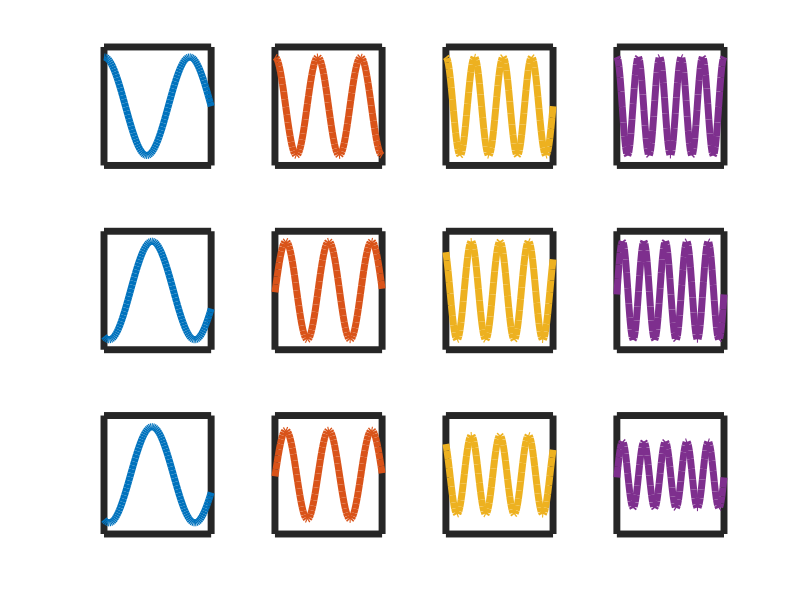

The MATLAB source for this figure:
clc
close all
clear all

sz = 4;
y_lim = [-1.2 1.2];
l_weigth = 5;
l_weigth_2 = 5;

kPoints = linspace(pi/sz,pi,sz);
xPoints = linspace(0,10,100);
randField = zeros(numel(xPoints, 1));
phi_hat = 2*pi*rand(1, sz);
Sk = exp(-kPoints.^2/(4*pi));

%plot(xPoints, cos(kPoints(1)*xPoints));
%hold on
%hold all

cc=lines(12);


figure; 
hold on;

count = 0;
for n=1:sz
    subplot(3,sz,n+count)
    plot(xPoints, cos(kPoints(n)*xPoints),'color',cc(n,:), 'LineWidth',l_weigth);
    set(gca,'xtick',[],'ytick',[], 'LineWidth', l_weigth_2)
    ylim(y_lim)
end

count = sz;
for n=1:sz
    subplot(3,sz,n+count)
    plot(xPoints, cos(kPoints(n)*xPoints+phi_hat(n)),'color',cc(n,:), 'LineWidth',l_weigth);
    set(gca,'xtick',[],'ytick',[], 'LineWidth', l_weigth_2)
    ylim(y_lim)
end

count = 2*sz;
for n=1:sz
    subplot(3,sz,n+count)
    plot(xPoints, sqrt(Sk(n))*cos(kPoints(n)*xPoints+phi_hat(n)),'color',cc(n,:), 'LineWidth',l_weigth);
    set(gca,'xtick',[],'ytick',[], 'LineWidth', l_weigth_2)
    ylim(y_lim)
    randField = randField + sqrt(Sk(n))*cos(kPoints(n)*xPoints+phi_hat(n));
end

%fig = subplot(3,sz,count:count+sz-1);
%print(fig,'MySavedPlot','-dpng')

%count = 3*sz;
%figure; plot(xPoints, randField);
